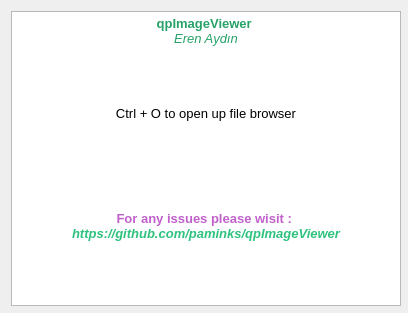
<?xml version="1.0" encoding="UTF-8"?>
<ui version="4.0">
 <class>help</class>
 <widget class="QDialog" name="help">
  <property name="geometry">
   <rect>
    <x>0</x>
    <y>0</y>
    <width>408</width>
    <height>313</height>
   </rect>
  </property>
  <property name="minimumSize">
   <size>
    <width>408</width>
    <height>313</height>
   </size>
  </property>
  <property name="maximumSize">
   <size>
    <width>408</width>
    <height>313</height>
   </size>
  </property>
  <property name="windowTitle">
   <string>Help</string>
  </property>
  <property name="windowIcon">
   <iconset resource="src.qrc">
    <normaloff>:/src/about.jpg</normaloff>:/src/about.jpg</iconset>
  </property>
  <layout class="QGridLayout" name="gridLayout">
   <item row="0" column="0">
    <widget class="QTextEdit" name="textEdit">
     <property name="enabled">
      <bool>true</bool>
     </property>
     <property name="minimumSize">
      <size>
       <width>390</width>
       <height>295</height>
      </size>
     </property>
     <property name="maximumSize">
      <size>
       <width>390</width>
       <height>295</height>
      </size>
     </property>
     <property name="readOnly">
      <bool>true</bool>
     </property>
     <property name="html">
      <string>&lt;!DOCTYPE HTML PUBLIC &quot;-//W3C//DTD HTML 4.0//EN&quot; &quot;http://www.w3.org/TR/REC-html40/strict.dtd&quot;&gt;
&lt;html&gt;&lt;head&gt;&lt;meta name=&quot;qrichtext&quot; content=&quot;1&quot; /&gt;&lt;meta charset=&quot;utf-8&quot; /&gt;&lt;style type=&quot;text/css&quot;&gt;
p, li { white-space: pre-wrap; }
hr { height: 1px; border-width: 0; }
li.unchecked::marker { content: &quot;\2610&quot;; }
li.checked::marker { content: &quot;\2612&quot;; }
&lt;/style&gt;&lt;/head&gt;&lt;body style=&quot; font-family:'Bitstream Vera Sans'; font-size:10pt; font-weight:400; font-style:normal;&quot;&gt;
&lt;p align=&quot;center&quot; style=&quot; margin-top:0px; margin-bottom:0px; margin-left:0px; margin-right:0px; -qt-block-indent:0; text-indent:0px;&quot;&gt;&lt;span style=&quot; font-weight:700; color:#26a269;&quot;&gt;qpImageViewer&lt;/span&gt;&lt;span style=&quot; color:#26a269;&quot;&gt; &lt;/span&gt;&lt;/p&gt;
&lt;p align=&quot;center&quot; style=&quot; margin-top:0px; margin-bottom:0px; margin-left:0px; margin-right:0px; -qt-block-indent:0; text-indent:0px;&quot;&gt;&lt;span style=&quot; font-style:italic; color:#26a269;&quot;&gt;Eren Aydın&lt;/span&gt;&lt;/p&gt;
&lt;p style=&quot;-qt-paragraph-type:empty; margin-top:0px; margin-bottom:0px; margin-left:0px; margin-right:0px; -qt-block-indent:0; text-indent:0px; color:#26a269;&quot;&gt;&lt;br /&gt;&lt;/p&gt;
&lt;p style=&quot;-qt-paragraph-type:empty; margin-top:0px; margin-bottom:0px; margin-left:0px; margin-right:0px; -qt-block-indent:0; text-indent:0px;&quot;&gt;&lt;br /&gt;&lt;/p&gt;
&lt;p style=&quot;-qt-paragraph-type:empty; margin-top:0px; margin-bottom:0px; margin-left:0px; margin-right:0px; -qt-block-indent:0; text-indent:0px; color:#26a269;&quot;&gt;&lt;br /&gt;&lt;/p&gt;
&lt;p style=&quot;-qt-paragraph-type:empty; margin-top:0px; margin-bottom:0px; margin-left:0px; margin-right:0px; -qt-block-indent:0; text-indent:0px;&quot;&gt;&lt;br /&gt;&lt;/p&gt;
&lt;p align=&quot;center&quot; style=&quot; margin-top:0px; margin-bottom:0px; margin-left:0px; margin-right:0px; -qt-block-indent:0; text-indent:0px;&quot;&gt;Ctrl + O to open up file browser&lt;/p&gt;
&lt;p style=&quot;-qt-paragraph-type:empty; margin-top:0px; margin-bottom:0px; margin-left:0px; margin-right:0px; -qt-block-indent:0; text-indent:0px;&quot;&gt;&lt;br /&gt;&lt;/p&gt;
&lt;p style=&quot;-qt-paragraph-type:empty; margin-top:0px; margin-bottom:0px; margin-left:0px; margin-right:0px; -qt-block-indent:0; text-indent:0px;&quot;&gt;&lt;br /&gt;&lt;/p&gt;
&lt;p style=&quot;-qt-paragraph-type:empty; margin-top:0px; margin-bottom:0px; margin-left:0px; margin-right:0px; -qt-block-indent:0; text-indent:0px;&quot;&gt;&lt;br /&gt;&lt;/p&gt;
&lt;p style=&quot;-qt-paragraph-type:empty; margin-top:0px; margin-bottom:0px; margin-left:0px; margin-right:0px; -qt-block-indent:0; text-indent:0px;&quot;&gt;&lt;br /&gt;&lt;/p&gt;
&lt;p style=&quot;-qt-paragraph-type:empty; margin-top:0px; margin-bottom:0px; margin-left:0px; margin-right:0px; -qt-block-indent:0; text-indent:0px;&quot;&gt;&lt;br /&gt;&lt;/p&gt;
&lt;p style=&quot;-qt-paragraph-type:empty; margin-top:0px; margin-bottom:0px; margin-left:0px; margin-right:0px; -qt-block-indent:0; text-indent:0px;&quot;&gt;&lt;br /&gt;&lt;/p&gt;
&lt;p align=&quot;center&quot; style=&quot; margin-top:0px; margin-bottom:0px; margin-left:0px; margin-right:0px; -qt-block-indent:0; text-indent:0px;&quot;&gt;&lt;span style=&quot; font-weight:700; color:#c061cb;&quot;&gt;For any issues please wisit : &lt;/span&gt;&lt;/p&gt;
&lt;p align=&quot;center&quot; style=&quot; margin-top:0px; margin-bottom:0px; margin-left:0px; margin-right:0px; -qt-block-indent:0; text-indent:0px;&quot;&gt;&lt;span style=&quot; font-weight:700; font-style:italic; color:#2ec27e;&quot;&gt;https://github.com/paminks/qpImageViewer&lt;/span&gt;&lt;/p&gt;
&lt;p style=&quot;-qt-paragraph-type:empty; margin-top:0px; margin-bottom:0px; margin-left:0px; margin-right:0px; -qt-block-indent:0; text-indent:0px; text-decoration: underline; color:#007af4;&quot;&gt;&lt;br /&gt;&lt;/p&gt;&lt;/body&gt;&lt;/html&gt;</string>
     </property>
    </widget>
   </item>
  </layout>
 </widget>
 <resources>
  <include location="src.qrc"/>
 </resources>
 <connections/>
</ui>
